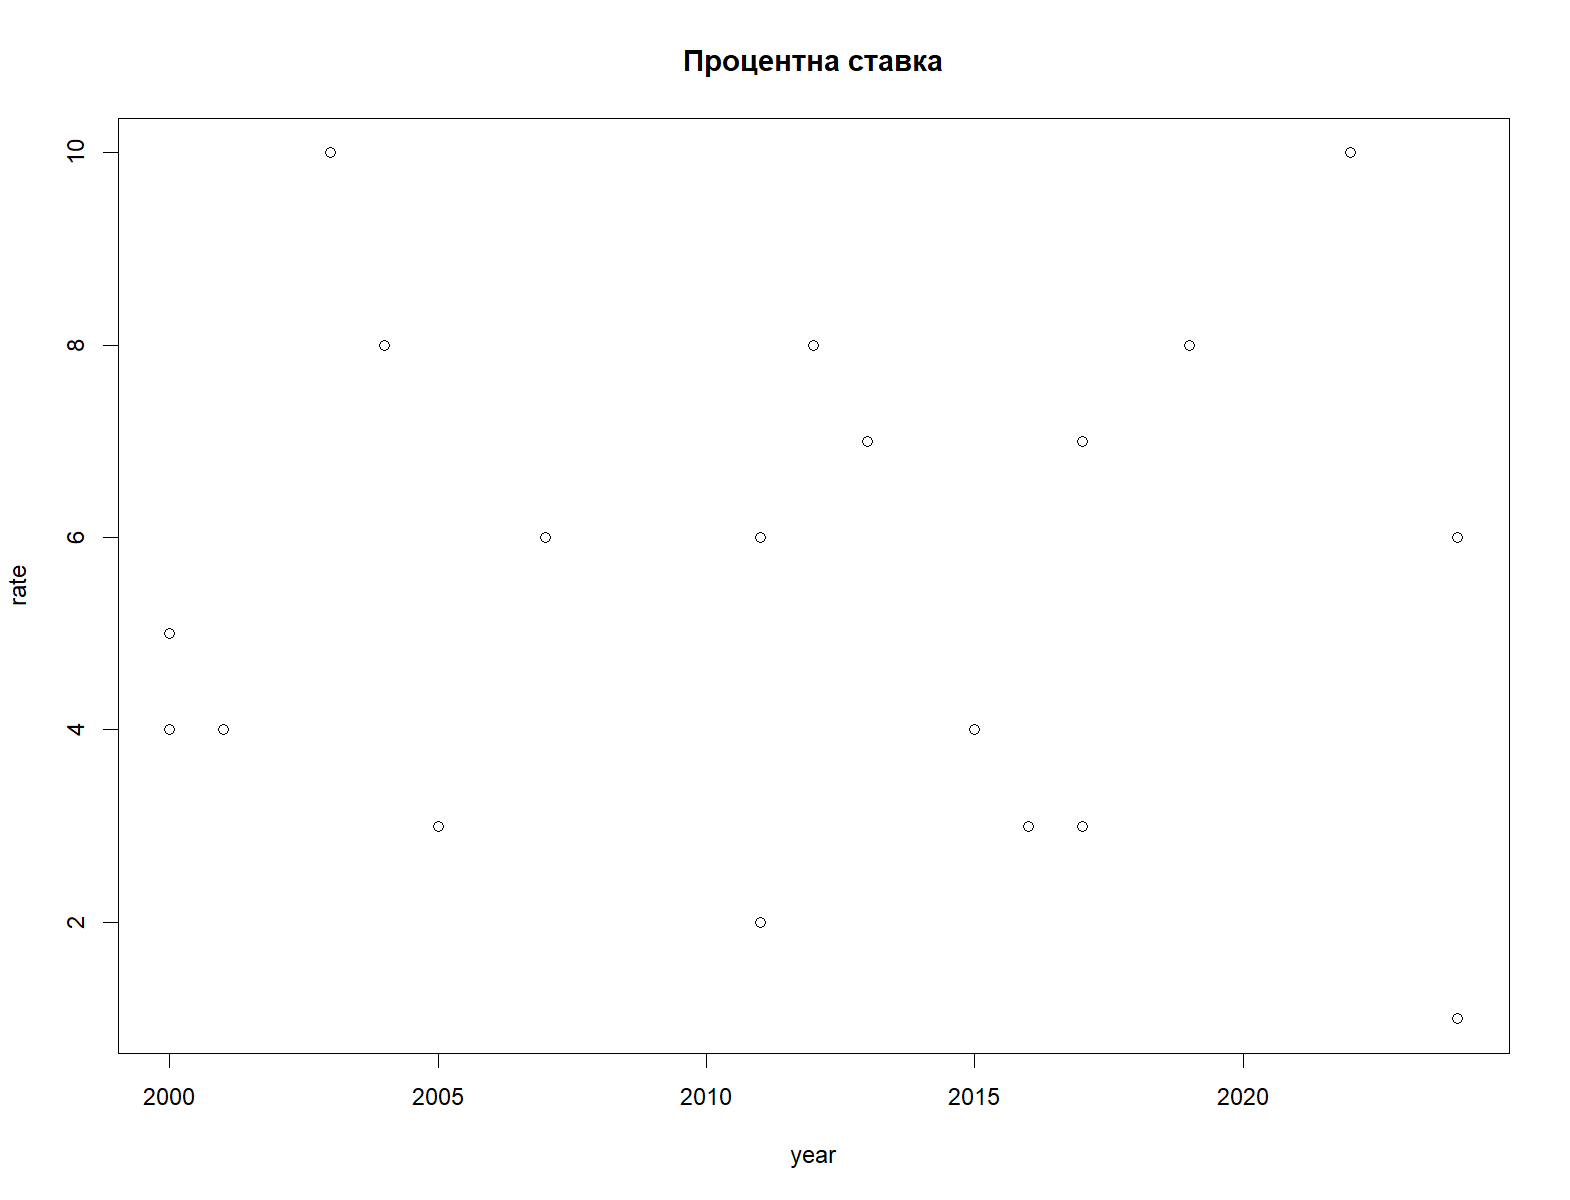

Write the R code that produced this figure.
n=19


o.vector=9:19
t.vector=7:17
cor(o.vector,t.vector)

g.vector=-3*o.vector+sample(1:19,1)
cor(o.vector,g.vector)


year=sample(2000:2024,n,replace=T)
rate=sample(1:10,n,replace=T)
plot(year,rate,main='Процентна ставка')

cor(year,rate)


o=sample(n,replace=T)
t=sample(n,replace=T)
o.matrix=matrix(o,nrow=n,ncol=n)
t.matrix=matrix(t,nrow=n,ncol=n)
o.matrix
t.matrix

x_csv="E:\\Universytet\\31EM Empirychni Metody\\4\\o.csv"
y_csv="E:\\Universytet\\31EM Empirychni Metody\\4\\t.csv"
write.csv(o.matrix, x_csv)
write.csv(t.matrix, y_csv)

print(cor.test(o.matrix,t.matrix,use='complete.obs'))
